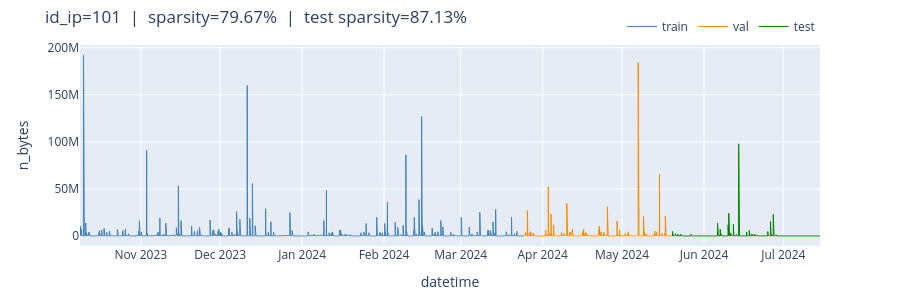
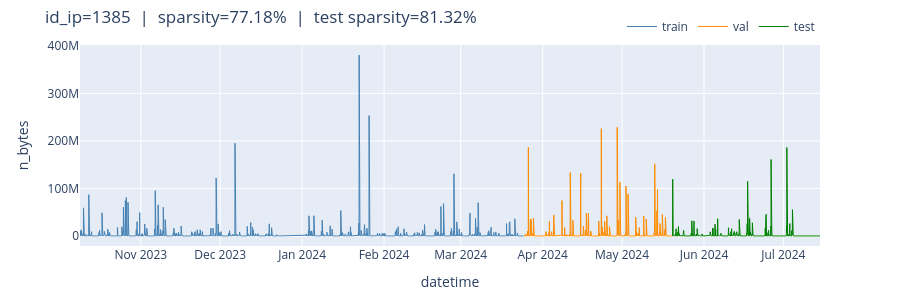
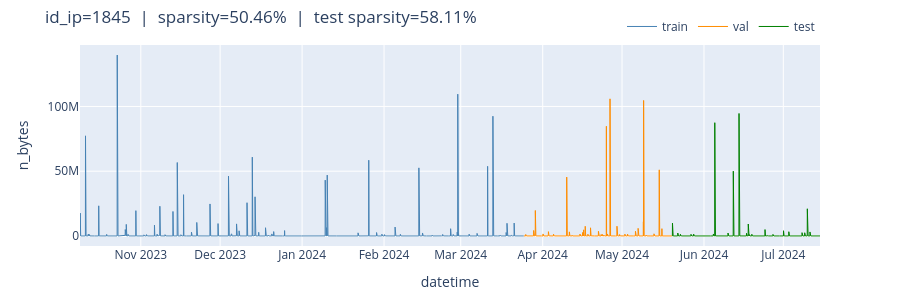
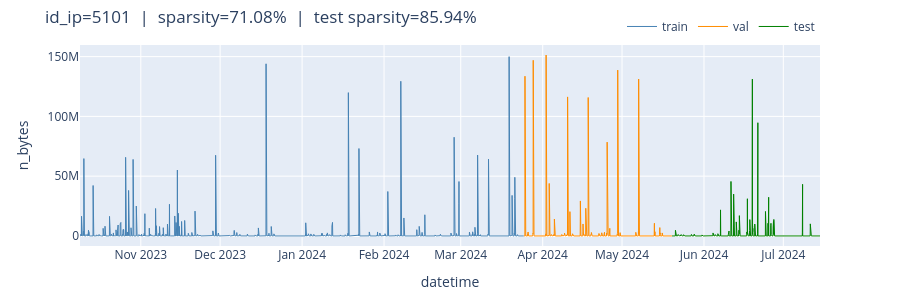

The cell these charts' notebook holds for them, in order:
### Code cell
TARGET = source.target_column

split_colors = {"train": "steelblue", "val": "darkorange", "test": "green"}

for ts_id in source.ts_ids:
    df = get_full_series(source, ts_id)
    sp = sparsity(df[TARGET])
    test_df = df[df["split"] == "test"]
    sp_test = sparsity(test_df[TARGET])
    zero_pct = (df[TARGET] == 0).sum() / len(df)
    nan_pct = df[TARGET].isna().sum() / len(df)

    print(f"--- id_ip={ts_id} ---")
    print(f"  Total points : {len(df)}")
    print(f"  Sparsity     : {sp:.2%}  (zeros: {zero_pct:.2%}, NaNs: {nan_pct:.2%})")
    print(f"  Test sparsity: {sp_test:.2%}")

    fig = go.Figure()
    for split, color in split_colors.items():
        mask = df["split"] == split
        fig.add_trace(go.Scatter(
            x=df.loc[mask, "datetime"],
            y=df.loc[mask, TARGET],
            mode="lines",
            name=split,
            line=dict(color=color, width=1),
        ))

    fig.update_layout(
        title=f"id_ip={ts_id}  |  sparsity={sp:.2%}  |  test sparsity={sp_test:.2%}",
        xaxis_title="datetime",
        yaxis_title="n_bytes",
        height=300,
        margin=dict(t=40, b=40),
        legend=dict(orientation="h", yanchor="bottom", y=1.02, xanchor="right", x=1),
    )
    fig.show()

### Figure 1 — Plotly figure (JSON) as saved in the notebook; plotly's stock layout.template omitted (floating-point values rounded to 4 significant figures; data arrays with more than 128 entries replaced by an {"elided": "..."} marker saying what was removed)
{"data": [{"line": {"color": "steelblue", "width": 1}, "mode": "lines", "name": "train", "type": "scatter", "x": {"elided": "4030 str values"}, "y": {"elided": "4030 float values"}}, {"line": {"color": "darkorange", "width": 1}, "mode": "lines", "name": "val", "type": "scatter", "x": {"elided": "1344 str values"}, "y": {"elided": "1344 float values"}}, {"line": {"color": "green", "width": 1}, "mode": "lines", "name": "test", "type": "scatter", "x": {"elided": "1344 str values"}, "y": {"elided": "1344 float values"}}], "layout": {"height": 300, "legend": {"orientation": "h", "x": 1, "xanchor": "right", "y": 1.02, "yanchor": "bottom"}, "margin": {"b": 40, "t": 40}, "title": {"text": "id_ip=101  |  sparsity=79.67%  |  test sparsity=87.13%"}, "xaxis": {"title": {"text": "datetime"}}, "yaxis": {"title": {"text": "n_bytes"}}}}

### Figure 2 — Plotly figure (JSON) as saved in the notebook; plotly's stock layout.template omitted (floating-point values rounded to 4 significant figures; data arrays with more than 128 entries replaced by an {"elided": "..."} marker saying what was removed)
{"data": [{"line": {"color": "steelblue", "width": 1}, "mode": "lines", "name": "train", "type": "scatter", "x": {"elided": "4030 str values"}, "y": {"elided": "4030 float values"}}, {"line": {"color": "darkorange", "width": 1}, "mode": "lines", "name": "val", "type": "scatter", "x": {"elided": "1344 str values"}, "y": {"elided": "1344 float values"}}, {"line": {"color": "green", "width": 1}, "mode": "lines", "name": "test", "type": "scatter", "x": {"elided": "1344 str values"}, "y": {"elided": "1344 float values"}}], "layout": {"height": 300, "legend": {"orientation": "h", "x": 1, "xanchor": "right", "y": 1.02, "yanchor": "bottom"}, "margin": {"b": 40, "t": 40}, "title": {"text": "id_ip=1385  |  sparsity=77.18%  |  test sparsity=81.32%"}, "xaxis": {"title": {"text": "datetime"}}, "yaxis": {"title": {"text": "n_bytes"}}}}

### Figure 3 — Plotly figure (JSON) as saved in the notebook; plotly's stock layout.template omitted (floating-point values rounded to 4 significant figures; data arrays with more than 128 entries replaced by an {"elided": "..."} marker saying what was removed)
{"data": [{"line": {"color": "steelblue", "width": 1}, "mode": "lines", "name": "train", "type": "scatter", "x": {"elided": "4030 str values"}, "y": {"elided": "4030 float values"}}, {"line": {"color": "darkorange", "width": 1}, "mode": "lines", "name": "val", "type": "scatter", "x": {"elided": "1344 str values"}, "y": {"elided": "1344 float values"}}, {"line": {"color": "green", "width": 1}, "mode": "lines", "name": "test", "type": "scatter", "x": {"elided": "1344 str values"}, "y": {"elided": "1344 float values"}}], "layout": {"height": 300, "legend": {"orientation": "h", "x": 1, "xanchor": "right", "y": 1.02, "yanchor": "bottom"}, "margin": {"b": 40, "t": 40}, "title": {"text": "id_ip=1845  |  sparsity=50.46%  |  test sparsity=58.11%"}, "xaxis": {"title": {"text": "datetime"}}, "yaxis": {"title": {"text": "n_bytes"}}}}

### Figure 4 — Plotly figure (JSON) as saved in the notebook; plotly's stock layout.template omitted (floating-point values rounded to 4 significant figures; data arrays with more than 128 entries replaced by an {"elided": "..."} marker saying what was removed)
{"data": [{"line": {"color": "steelblue", "width": 1}, "mode": "lines", "name": "train", "type": "scatter", "x": {"elided": "4030 str values"}, "y": {"elided": "4030 float values"}}, {"line": {"color": "darkorange", "width": 1}, "mode": "lines", "name": "val", "type": "scatter", "x": {"elided": "1344 str values"}, "y": {"elided": "1344 float values"}}, {"line": {"color": "green", "width": 1}, "mode": "lines", "name": "test", "type": "scatter", "x": {"elided": "1344 str values"}, "y": {"elided": "1344 float values"}}], "layout": {"height": 300, "legend": {"orientation": "h", "x": 1, "xanchor": "right", "y": 1.02, "yanchor": "bottom"}, "margin": {"b": 40, "t": 40}, "title": {"text": "id_ip=5101  |  sparsity=71.08%  |  test sparsity=85.94%"}, "xaxis": {"title": {"text": "datetime"}}, "yaxis": {"title": {"text": "n_bytes"}}}}
